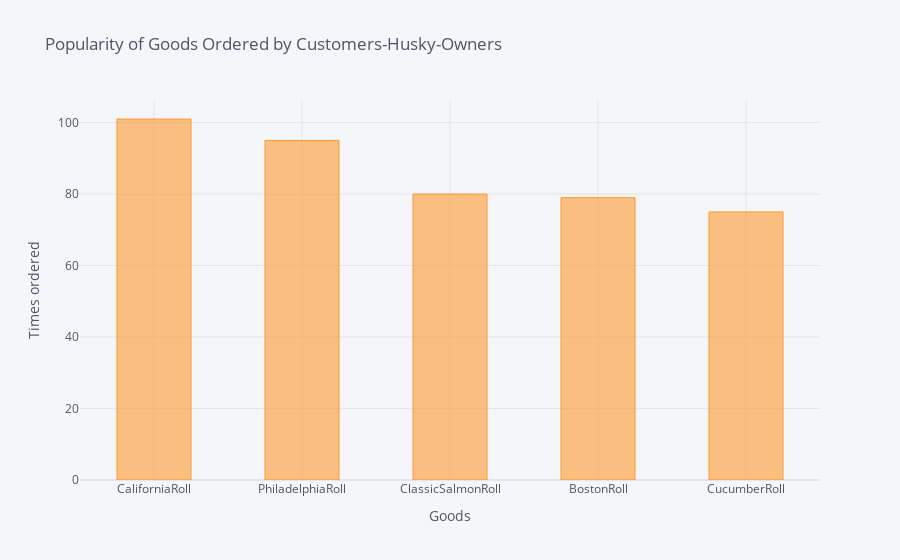

This figure's notebook cell:
### Code cell
pop_goods_husky.iplot(
    kind='bar',
    bargap=0.5,
    xTitle='Goods',
    yTitle='Times ordered',
    title='Popularity of Goods Ordered by Customers-Husky-Owners')

### Figure 1 — Plotly figure (JSON) as saved in the notebook; plotly's stock layout.template omitted (floating-point values rounded to 4 significant figures)
{"data": [{"marker": {"color": "rgba(255, 153, 51, 0.6)", "line": {"color": "rgba(255, 153, 51, 1.0)", "width": 1}}, "name": "ordered_times", "orientation": "v", "text": "", "type": "bar", "x": ["CaliforniaRoll", "PhiladelphiaRoll", "ClassicSalmonRoll", "BostonRoll", "CucumberRoll"], "y": [101, 95, 80, 79, 75]}], "layout": {"bargap": 0.5, "legend": {"bgcolor": "#F5F6F9", "font": {"color": "#4D5663"}}, "paper_bgcolor": "#F5F6F9", "plot_bgcolor": "#F5F6F9", "title": {"font": {"color": "#4D5663"}, "text": "Popularity of Goods Ordered by Customers-Husky-Owners"}, "xaxis": {"gridcolor": "#E1E5ED", "showgrid": true, "tickfont": {"color": "#4D5663"}, "title": {"font": {"color": "#4D5663"}, "text": "Goods"}, "zerolinecolor": "#E1E5ED"}, "yaxis": {"gridcolor": "#E1E5ED", "showgrid": true, "tickfont": {"color": "#4D5663"}, "title": {"font": {"color": "#4D5663"}, "text": "Times ordered"}, "zerolinecolor": "#E1E5ED"}}}
